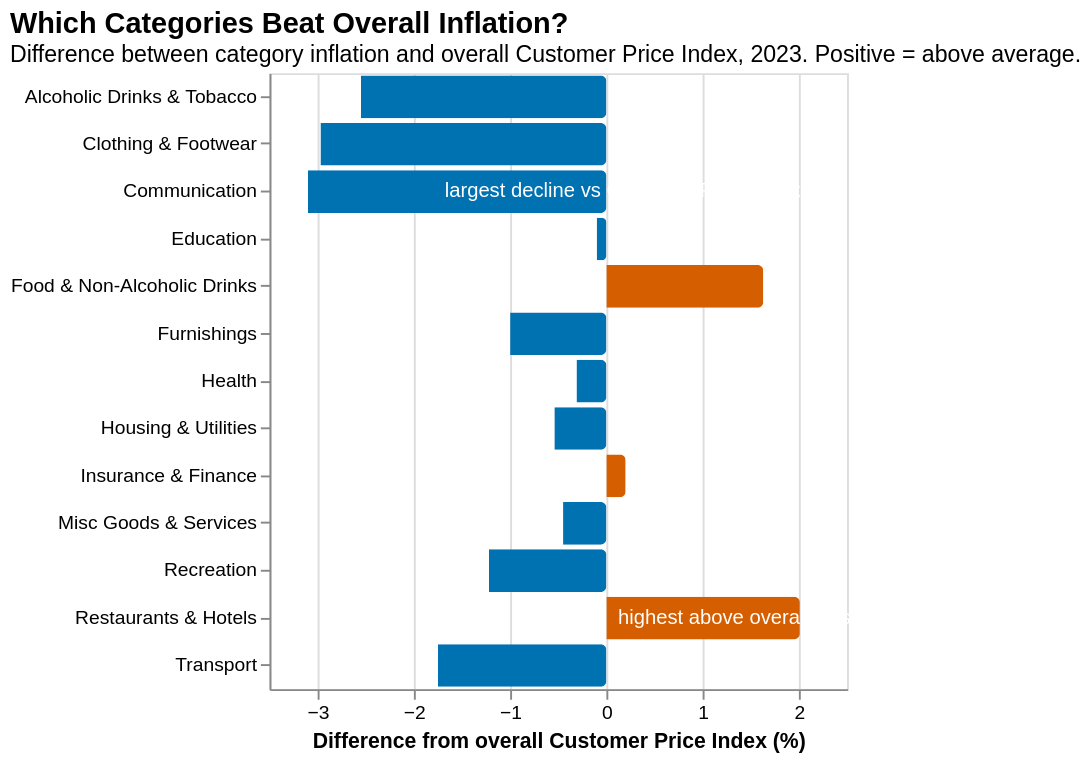

Express this chart as Vega-Lite.
### Vega-Lite specification from a JSON file in a GitHub repository (floating-point values rounded to 4 significant figures)
{"$schema": "https://vega.github.io/schema/vega-lite/v5.json", "title": {"text": "Which Categories Beat Overall Inflation?", "subtitle": "Difference between category inflation and overall Customer Price Index, 2023. Positive = above average.", "anchor": "start", "fontSize": 15, "subtitleFontSize": 12}, "width": "container", "height": 320, "layer": [{"data": {"values": [{"label": "Restaurants & Hotels", "diff": 2.01}, {"label": "Food & Non-Alcoholic Drinks", "diff": 1.63}, {"label": "Insurance & Finance", "diff": 0.2}, {"label": "Education", "diff": -0.1}, {"label": "Health", "diff": -0.31}, {"label": "Misc Goods & Services", "diff": -0.45}, {"label": "Housing & Utilities", "diff": -0.54}, {"label": "Furnishings", "diff": -1.0}, {"label": "Recreation", "diff": -1.22}, {"label": "Transport", "diff": -1.75}, {"label": "Alcoholic Drinks & Tobacco", "diff": -2.55}, {"label": "Clothing & Footwear", "diff": -2.97}, {"label": "Communication", "diff": -3.1}]}, "mark": {"type": "bar", "cornerRadiusEnd": 3}, "encoding": {"y": {"field": "label", "type": "nominal", "sort": "-x", "title": null}, "x": {"field": "diff", "type": "quantitative", "title": "Difference from overall Customer Price Index (%)", "axis": {"grid": true}}, "color": {"condition": {"test": "datum.diff > 0", "value": "#D55E00"}, "value": "#0072B2"}, "tooltip": [{"field": "label", "title": "Category"}, {"field": "diff", "title": "Diff from overall (%)", "format": ".2f"}]}}, {"data": {"values": [{"x": 0.0, "label": "Restaurants & Hotels", "note": "highest above overall Customer Price Index"}, {"x": -1.8, "label": "Communication", "note": "largest decline vs Customer Price Index"}]}, "mark": {"type": "text", "fontSize": 10.5, "color": "#ffff", "align": "left", "dx": 6}, "encoding": {"x": {"field": "x", "type": "quantitative"}, "y": {"field": "label", "type": "nominal"}, "text": {"field": "note"}}}]}
